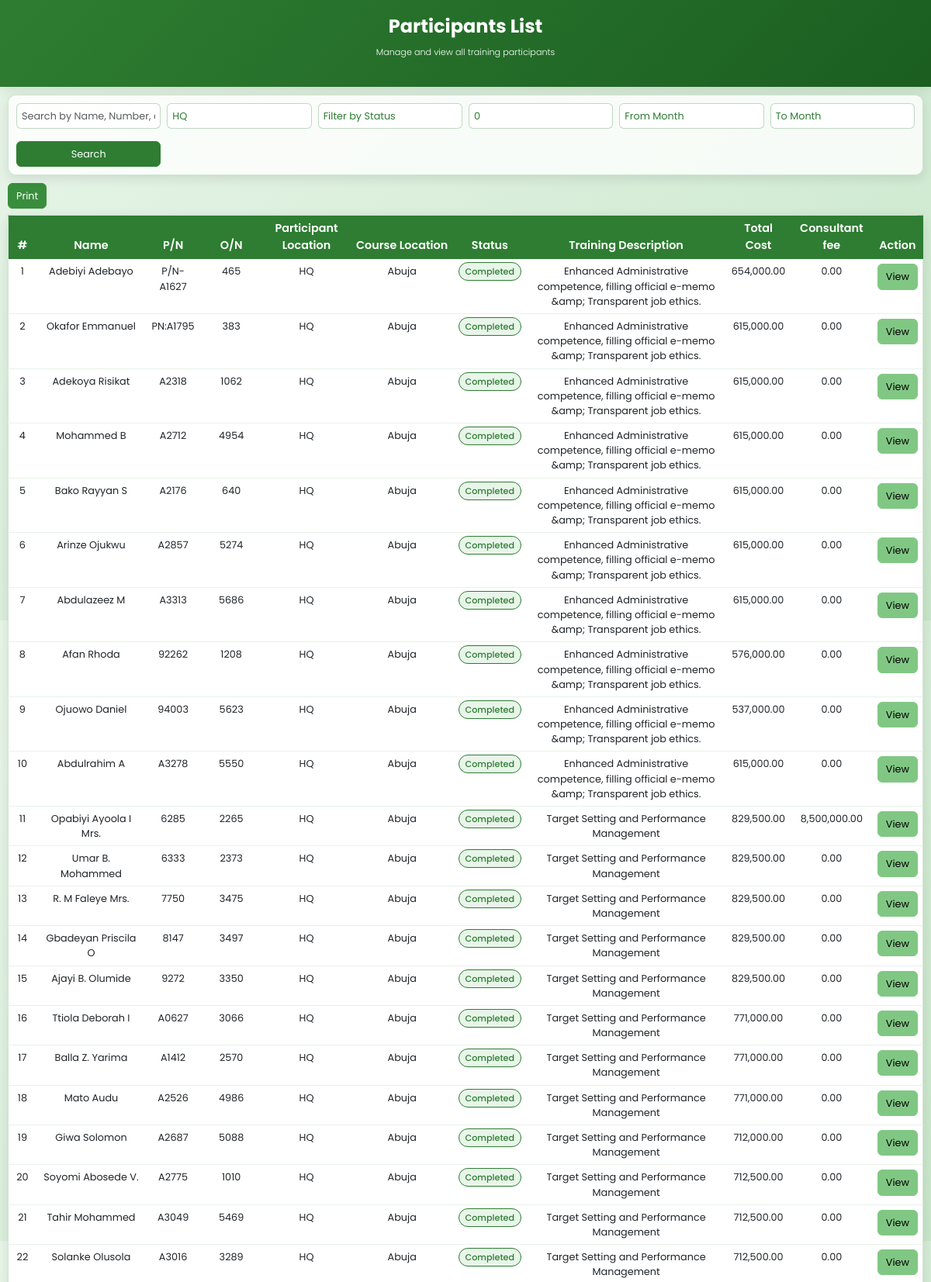
/admin/view_users.php?location=HQ (upper part), run on the app's committed database.
### tables this page shows
CREATE TABLE participants (
    id INT AUTO_INCREMENT PRIMARY KEY,
    name VARCHAR(255) NOT NULL,
    personal_number VARCHAR(50) NOT NULL,
    designation VARCHAR(100),
    location VARCHAR(100),
    venue VARCHAR(255),  
    training_description TEXT,
    start_date DATE NOT NULL,
    completion_date DATE NOT NULL,
    number_of_days INT NOT NULL,
    status VARCHAR(50) NOT NULL,
    training_type VARCHAR(50) NOT NULL,
    total_cost_of_participation DECIMAL(19, 2),
    oracle_number VARCHAR(255),  
    consultant_name VARCHAR(255),  
    consultation_amount DECIMAL(19, 2),  
    remark TEXT,
    INDEX idx_name (name),  
    INDEX idx_personal_number (personal_number),  
    INDEX idx_location (location)  
);

### admin/view_users.php (the view, shortened to what this page needs)
<?php
$conn = new mysqli('localhost', 'root', '', 'npa_training');
$search = isset($_GET['search']) ? trim($_GET['search']) : '';
$filter_location = isset($_GET['location']) ? trim($_GET['location']) : '';
$year = isset($_GET['year']) ? (int)$_GET['year'] : 0;
$page = isset($_GET['page']) ? (int)$_GET['page'] : 1;
$per_page = 10000000000;
$offset = ($page - 1) * $per_page;
$search = $conn->real_escape_string($search);
$filter_location = $conn->real_escape_string($filter_location);
$query = "SELECT * FROM participants WHERE 1";
if (!empty($filter_location)) {
    $query .= " AND location = '$filter_location'";
}
$query .= " LIMIT $offset, $per_page";
$result = $conn->query($query);
?>
<!DOCTYPE html>
<html lang="en">
<head>
    <link href="https://cdn.jsdelivr.net/npm/bootstrap@5.3.0-alpha3/dist/css/bootstrap.min.css" rel="stylesheet">
    <link href="https://cdnjs.cloudflare.com/ajax/libs/font-awesome/6.0.0-beta3/css/all.min.css" rel="stylesheet">
    <link href="https://cdnjs.cloudflare.com/ajax/libs/animate.css/4.1.1/animate.min.css" rel="stylesheet">
</head>
<body>
    <header class="animate__animated animate__fadeInDown">
        <h1>Participants List</h1>
        <p>Manage and view all training participants</p>
    </header>
    <div class="container animate__animated animate__fadeInUp">
        <div class="filter-card">
            <form class="row g-2" id="filter-form">
                <div class="col-12 col-md-6 col-lg-2">
                    <input
                        type="text"
                        name="search"
                        class="form-control"
                        placeholder="Search by Name, Number, or Training Description"
                        value="<?= htmlspecialchars($search) ?>"
                    >
                </div>
                <div class="col-12 col-md-6 col-lg-2">
                    <select name="location" class="form-select">
                        <?php
                        $locations = $conn->query("SELECT DISTINCT location FROM participants");
                        while ($loc = $locations->fetch_assoc()):
                        ?>
                            <option value="<?= htmlspecialchars($loc['location']) ?>" <?= $filter_location === $loc['location'] ? 'selected' : '' ?>>
                                <?= htmlspecialchars($loc['location']) ?>
                            </option>
                        <?php endwhile; ?>
                    </select>
                </div>
                <div class="col-12 col-md-6 col-lg-2">
                    <select name="status" class="form-select">
                        <option value="">Filter by Status</option>
                    </select>
                </div>
                <div class="col-12 col-md-6 col-lg-2">
                    <input type="number" name="year" class="form-control" placeholder="Year" min="1960" max="2100" value="<?= htmlspecialchars($year) ?>">
                </div>
                <div class="col-12 col-md-6 col-lg-2">
                    <select name="from_month" class="form-select">
                        <option value="">From Month</option>
                    </select>
                </div>
                <div class="col-12 col-md-6 col-lg-2">
                    <select name="to_month" class="form-select">
                        <option value="">To Month</option>
                    </select>
                </div>
                <div class="col-12 col-md-6 col-lg-2">
                    <button type="submit" class="btn btn-primary w-100">Search</button>
                </div>
            </form>
        </div>
        <button class="btn" id="print-btn">Print</button>
        <table class="table" id="printable-table">
            <thead>
                <tr>
                    <th>#</th>
                    <th>Name</th>
                    <th>P/N</th>
                    <th>O/N</th>
                    <th>Participant Location</th>
                    <th>Course Location</th>
                    <th>Status</th>
                    <th>Training Description</th>
                    <th>Total Cost</th>
                    <th>Consultant fee</th>
                    <th>Action</th>
                </tr>
            </thead>
            <tbody>
                <?php if ($result->num_rows > 0): ?>
                    <?php while ($row = $result->fetch_assoc()): ?>
                        <?php
                        $total_cost = $row['total_cost_of_participation'] ?? $row['number_of_days'] * 50;
                        ?>
                        <tr>
                            <td class="participant-number"></td>
                            <td><?= htmlspecialchars($row['name']) ?></td>
                            <td><?= htmlspecialchars($row['personal_number']) ?></td>
                            <td><?= htmlspecialchars($row['oracle_number']) ?></td>
                            <td><?= htmlspecialchars($row['location']) ?></td>
                            <td><?= htmlspecialchars($row['venue']) ?></td>
                            <td>
                                <span class="status-badge status-<?= strtolower(str_replace(' ', '-', $row['status'])) ?>">
                                    <?= htmlspecialchars($row['status']) ?>
                                </span>
                            </td>
                            <td><?= htmlspecialchars($row['training_description']) ?></td>
                            <td><?= number_format($total_cost, 2) ?></td>
                            <td><?= number_format($row['consultation_amount'], 2) ?></td>
                            <td><a href="view_user.php?id=<?= $row['id'] ?>" class="btn btn-info btn-sm">View</a></td>
                        </tr>
                    <?php endwhile; ?>
                <?php else: ?>
                    <tr>
                        <td colspan="11" class="text-center">No records found</td>
                    </tr>
                <?php endif; ?>
            </tbody>
        </table>
    </div>
</body>
</html>

### admin/view_users.php (style rules this page uses)
body { font-family: 'Poppins', sans-serif; background: linear-gradient(135deg, #e8f5e9, #c8e6c9); color: #2e7d32; margin: 0; padding: 0; overflow-x: hidden; }
header { text-align: center; padding: 20px 0; background: linear-gradient(135deg, #2e7d32, #1b5e20); color: white; box-shadow: 0 4px 15px rgba(0, 0, 0, 0.1); }
header h1 { font-size: 1.5rem; font-weight: 700; margin-bottom: 10px; }
header p { font-size: 0.7rem; font-weight: 300; }
.container { max-width: 1200px; margin: 0 auto; padding: 10px; }
.filter-card { background: rgba(255, 255, 255, 0.8); backdrop-filter: blur(10px); border-radius: 10px; padding: 10px; box-shadow: 0 4px 15px rgba(0, 0, 0, 0.1); margin-bottom: 10px; border: 1px solid rgba(46, 125, 50, 0.2); }
.filter-card input, .filter-card select { margin-bottom: 8px; border-radius: 6px; border: 1px solid rgba(46, 125, 50, 0.3); padding: 6px; background: rgba(255, 255, 255, 0.9); color: #2e7d32; font-size: 0.8rem; }
.table { width: 100%; border-collapse: collapse; background: rgba(255, 255, 255, 0.8); backdrop-filter: blur(10px); border-radius: 10px; box-shadow: 0 4px 15px rgba(0, 0, 0, 0.1); border: 1px solid rgba(46, 125, 50, 0.2); }
.table th, .table td { padding: 6px; text-align: center; border-bottom: 1px solid rgba(46, 125, 50, 0.1); font-size: 0.8rem; }
.table th { background-color: #2e7d32; color: white; font-weight: 600; font-size: 0.9rem; }
.btn { font-size: 0.8rem; border-radius: 6px; padding: 6px 10px; transition: all 0.3s ease; }
.btn-primary { background-color: #2e7d32; border-color: #2e7d32; }
#print-btn { background-color: #388e3c; border-color: #388e3c; color: white; font-size: 0.8rem; margin-bottom: 8px; }
.btn-info { background-color: #81c784; border-color: #81c784; }
.status-badge { padding: 3px 8px; border-radius: 12px; font-size: 0.7rem; font-weight: 500; }
.status-completed { background-color: #e8f5e9; color: #2e7d32; border: 1px solid #2e7d32; }

### data on the page
participants: name "Adebiyi Adebayo", personal_number "P/N-A1627", oracle_number "465", location "HQ", venue "Abuja", status "Completed", training_description "Enhanced Administrative competence, filling official e-memo &amp; Transparent job ethics.", total_cost_of_participation "654,000.00", consultation_amount "0.00"
participants: name "Okafor Emmanuel", personal_number "PN:A1795", oracle_number "383", location "HQ", venue "Abuja", status "Completed", training_description "Enhanced Administrative competence, filling official e-memo &amp; Transparent job ethics.", total_cost_of_participation "615,000.00", consultation_amount "0.00"
participants: name "Adekoya Risikat", personal_number "A2318", oracle_number "1062", location "HQ", venue "Abuja", status "Completed", training_description "Enhanced Administrative competence, filling official e-memo &amp; Transparent job ethics.", total_cost_of_participation "615,000.00", consultation_amount "0.00"
participants: name "Mohammed B", personal_number "A2712", oracle_number "4954", location "HQ", venue "Abuja", status "Completed", training_description "Enhanced Administrative competence, filling official e-memo &amp; Transparent job ethics.", total_cost_of_participation "615,000.00", consultation_amount "0.00"
participants: name "Bako Rayyan S", personal_number "A2176", oracle_number "640", location "HQ", venue "Abuja", status "Completed", training_description "Enhanced Administrative competence, filling official e-memo &amp; Transparent job ethics.", total_cost_of_participation "615,000.00", consultation_amount "0.00"
participants: name "Arinze Ojukwu", personal_number "A2857", oracle_number "5274", location "HQ", venue "Abuja", status "Completed", training_description "Enhanced Administrative competence, filling official e-memo &amp; Transparent job ethics.", total_cost_of_participation "615,000.00", consultation_amount "0.00"
participants: name "Abdulazeez M", personal_number "A3313", oracle_number "5686", location "HQ", venue "Abuja", status "Completed", training_description "Enhanced Administrative competence, filling official e-memo &amp; Transparent job ethics.", total_cost_of_participation "615,000.00", consultation_amount "0.00"
participants: name "Afan Rhoda", personal_number "92262", oracle_number "1208", location "HQ", venue "Abuja", status "Completed", training_description "Enhanced Administrative competence, filling official e-memo &amp; Transparent job ethics.", total_cost_of_participation "576,000.00", consultation_amount "0.00"
participants: name "Ojuowo Daniel", personal_number "94003", oracle_number "5623", location "HQ", venue "Abuja", status "Completed", training_description "Enhanced Administrative competence, filling official e-memo &amp; Transparent job ethics.", total_cost_of_participation "537,000.00", consultation_amount "0.00"
participants: name "Abdulrahim A", personal_number "A3278", oracle_number "5550", location "HQ", venue "Abuja", status "Completed", training_description "Enhanced Administrative competence, filling official e-memo &amp; Transparent job ethics.", total_cost_of_participation "615,000.00", consultation_amount "0.00"
participants: name "Opabiyi Ayoola I Mrs.", personal_number "6285", oracle_number "2265", location "HQ", venue "Abuja", status "Completed", training_description "Target Setting and Performance Management", total_cost_of_participation "829,500.00", consultation_amount "8,500,000.00"
participants: name "Umar B. Mohammed", personal_number "6333", oracle_number "2373", location "HQ", venue "Abuja", status "Completed", training_description "Target Setting and Performance Management", total_cost_of_participation "829,500.00", consultation_amount "0.00"
participants: name "R. M Faleye Mrs.", personal_number "7750", oracle_number "3475", location "HQ", venue "Abuja", status "Completed", training_description "Target Setting and Performance Management", total_cost_of_participation "829,500.00", consultation_amount "0.00"
participants: name "Gbadeyan Priscila O", personal_number "8147", oracle_number "3497", location "HQ", venue "Abuja", status "Completed", training_description "Target Setting and Performance Management", total_cost_of_participation "829,500.00", consultation_amount "0.00"
participants: name "Ajayi B. Olumide", personal_number "9272", oracle_number "3350", location "HQ", venue "Abuja", status "Completed", training_description "Target Setting and Performance Management", total_cost_of_participation "829,500.00", consultation_amount "0.00"
participants: name "Ttiola Deborah I", personal_number "A0627", oracle_number "3066", location "HQ", venue "Abuja", status "Completed", training_description "Target Setting and Performance Management", total_cost_of_participation "771,000.00", consultation_amount "0.00"
participants: name "Balla Z. Yarima", personal_number "A1412", oracle_number "2570", location "HQ", venue "Abuja", status "Completed", training_description "Target Setting and Performance Management", total_cost_of_participation "771,000.00", consultation_amount "0.00"
participants: name "Mato Audu", personal_number "A2526", oracle_number "4986", location "HQ", venue "Abuja", status "Completed", training_description "Target Setting and Performance Management", total_cost_of_participation "771,000.00", consultation_amount "0.00"
participants: name "Giwa Solomon", personal_number "A2687", oracle_number "5088", location "HQ", venue "Abuja", status "Completed", training_description "Target Setting and Performance Management", total_cost_of_participation "712,000.00", consultation_amount "0.00"
participants: name "Soyomi Abosede V.", personal_number "A2775", oracle_number "1010", location "HQ", venue "Abuja", status "Completed", training_description "Target Setting and Performance Management", total_cost_of_participation "712,500.00", consultation_amount "0.00"
participants: name "Tahir Mohammed", personal_number "A3049", oracle_number "5469", location "HQ", venue "Abuja", status "Completed", training_description "Target Setting and Performance Management", total_cost_of_participation "712,500.00", consultation_amount "0.00"
participants: name "Solanke Olusola", personal_number "A3016", oracle_number "3289", location "HQ", venue "Abuja", status "Completed", training_description "Target Setting and Performance Management", total_cost_of_participation "712,500.00", consultation_amount "0.00"

### other printed values
form field location "HQ"
